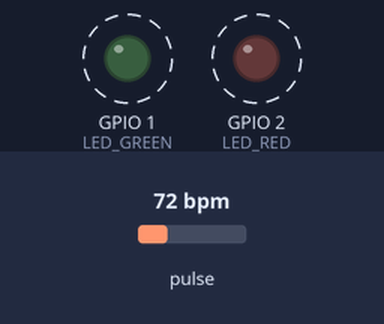
This sketch was run on a simulated ESP32-C3. On the bench: output pins drawn as LEDs (lit = HIGH). Dashed ring = blinking. The test bench sets the inputs (shaded band); at power-on: pulse 72 bpm. What the sketch prints to the serial monitor is not drawn.

Above: at 1.44 s.
1.8 s: pulse set to 100 bpm
At 1.99 s:
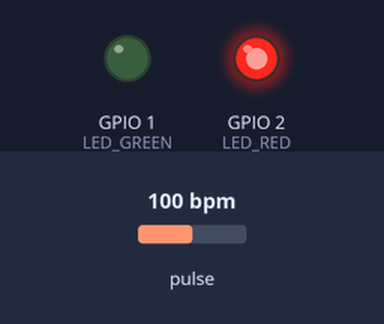
At 4.0 s:
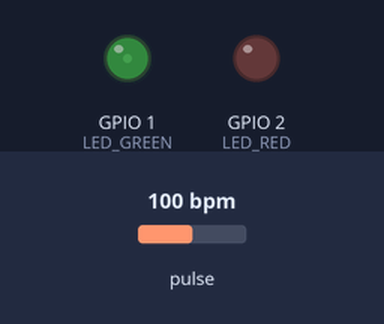
Timing chart, 0 to 26.2 s (numbered marks = the images above; inputs shaded):
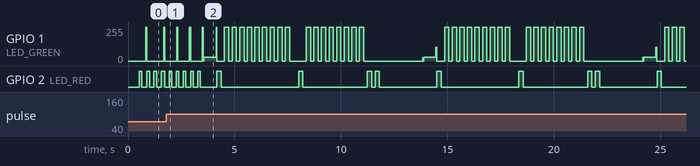

The sketch:

DemoNode.ino
```cpp
/*
 * VetNode Demo — ESP32-C3 Super Mini
 * No LoRa, no RTC, no DS18B20. Just MAX30102 + 2 LEDs.
 *
 * Hardware:
 *   Green LED  → GPIO 1
 *   Red LED    → GPIO 2
 *   MAX30102   → I2C (SDA=8, SCL=9 default C3)
 *
 * Behavior:
 *   Idle:     Packet-send simulation LED pattern
 *   Finger:   Red LED blinks while warming up (10 beats)
 *   Reading:  Measures HR, then displays value via LED protocol:
 *
 * HR Display Protocol (e.g. HR = 72):
 *   [RED x1]         ← START bit
 *   [GREEN x7]       ← tens digit (7)
 *   [RED x1]         ← separator
 *   [GREEN x2]       ← ones digit (2)
 *   [RED x2]         ← STOP bits
 *   ... pause, then repeat or keep measuring ...
 *
 * For HR = 108:
 *   [RED x1] [GREEN x1] [RED x1] [GREEN x0] [RED x1] [GREEN x8] [RED x2]
 *   (hundreds=1, tens=0 → skip green, ones=8)
 */

#include <Wire.h>
#include "MAX30105.h"
#include "heartRate.h"

// ==========================================
// PIN DEFINITIONS
// ==========================================
#define LED_GREEN 1
#define LED_RED   2
#define I2C_SDA   8
#define I2C_SCL   9

// ==========================================
// HR CONFIG
// ==========================================
#define HR_AVG_SIZE       4
#define HR_THRESHOLD      120
#define IR_FINGER_THRESH  50000
#define HR_WARMUP_BEATS   5     // reduced — 5 beats ≈ 4s at 70BPM

// ==========================================
// HR DISPLAY PROTOCOL TIMING (ms)
// ==========================================
#define DISP_BLINK_ON     200   // LED on time per blink
#define DISP_BLINK_OFF    150   // gap between blinks
#define DISP_DIGIT_GAP    400   // extra pause between digit groups
#define DISP_END_PAUSE    2000  // pause after full display before repeat

MAX30105 particleSensor;

// HR calculation
byte   rates[HR_AVG_SIZE];
byte   rateIndex    = 0;
int    beatAvg      = 0;
int    beatCount    = 0;
long   lastBeat     = 0;
bool   fingerPresent = false;
bool   warmedUp      = false;

// Idle pattern state
unsigned long idleTimer = 0;
byte          idleStep  = 0;

// Warmup blink state
unsigned long warmupTimer = 0;
bool          warmupLedOn = false;
#define WARMUP_BLINK_ON   120
#define WARMUP_BLINK_OFF  200

// HR display state machine
enum DispState { DISP_IDLE, DISP_START, DISP_DIGIT, DISP_SEP, DISP_STOP, DISP_DONE };
DispState     dispState     = DISP_IDLE;
unsigned long dispTimer     = 0;
bool          dispLedOn     = false;
byte          dispDigits[3];    // up to 3 digits (hundreds, tens, ones)
byte          dispDigitCount;   // how many digits (2 or 3)
byte          dispCurrentDigit; // which digit we're showing
byte          dispBlinksDone;   // blinks done for current digit
byte          dispStopCount;    // stop bits done
int           dispHR;           // HR value being displayed
bool          displaying   = false;

void setup() {
  Serial.begin(115200);
  delay(500);
  Serial.println("\n[DemoNode] Starting...");
  Serial.printf("[CONF] Green LED=GPIO%d  Red LED=GPIO%d\n", LED_GREEN, LED_RED);
  Serial.printf("[CONF] I2C SDA=GPIO%d  SCL=GPIO%d\n", I2C_SDA, I2C_SCL);
  Serial.printf("[CONF] IR threshold=%d  Warmup beats=%d\n", IR_FINGER_THRESH, HR_WARMUP_BEATS);

  pinMode(LED_GREEN, OUTPUT);
  pinMode(LED_RED, OUTPUT);
  digitalWrite(LED_GREEN, LOW);
  digitalWrite(LED_RED, LOW);

  Wire.begin(I2C_SDA, I2C_SCL);

  if (!particleSensor.begin(Wire, I2C_SPEED_FAST)) {
    Serial.println("[ERROR] MAX30102 not found! Check I2C wiring (SDA/SCL)");
    // Error: alternate BOTH LEDs so it's visually distinct from warmup
    while (1) {
      digitalWrite(LED_RED, HIGH); digitalWrite(LED_GREEN, LOW);  delay(150);
      digitalWrite(LED_RED, LOW);  digitalWrite(LED_GREEN, HIGH); delay(150);
    }
  }
  Serial.println("[OK] MAX30102 ready");

  particleSensor.setup();
  particleSensor.setPulseAmplitudeRed(0x0A);
  particleSensor.setPulseAmplitudeGreen(0);

  memset(rates, 0, sizeof(rates));
  idleTimer = millis();
}

void loop() {
  long irValue = particleSensor.getIR();
  fingerPresent = (irValue > IR_FINGER_THRESH);

  // Debug: print IR every 500ms so you can check threshold
  static unsigned long dbgTimer = 0;
  if (millis() - dbgTimer > 500) {
    Serial.printf("[DBG] IR=%ld  finger=%s  beats=%d\n", irValue, fingerPresent ? "YES" : "NO", beatCount);
    dbgTimer = millis();
  }

  if (fingerPresent) {
    // Seed lastBeat on first detection so first delta is valid
    if (lastBeat == 0) {
      lastBeat = millis();
      Serial.println("[STATE] Finger detected — starting warmup");
    }

    if (!warmedUp && beatCount < HR_WARMUP_BEATS) {
      collectBeat(irValue);
      runWarmupBlink();
    } else if (!displaying) {
      if (!warmedUp) Serial.println("[STATE] Warmup complete — measuring HR");
      warmedUp = true;
      handleHeartRate(irValue);
    } else {
      runHRDisplay();
    }
  } else {
    if (fingerPresent != false && lastBeat != 0) {
      Serial.println("[STATE] Finger removed — resetting");
    }
    resetHR();
    runIdlePattern();
  }
}

// ==========================================
// BEAT COLLECTION (during warmup)
// ==========================================
void collectBeat(long irValue) {
  if (checkForBeat(irValue)) {
    long delta = millis() - lastBeat;
    lastBeat = millis();

    if (delta > 250 && delta < 2500) {
      int bpm = 60000 / delta;
      rates[rateIndex++ % HR_AVG_SIZE] = (byte)bpm;
      beatCount++;

      int sum = 0;
      byte count = min((int)rateIndex, HR_AVG_SIZE);
      for (byte i = 0; i < count; i++) sum += rates[i];
      beatAvg = sum / count;

      Serial.printf("[WARMUP] Beat %d/%d  BPM: %d\n", beatCount, HR_WARMUP_BEATS, bpm);

      // Quick green flash to confirm beat detected
      digitalWrite(LED_GREEN, HIGH);
      delay(50);
      digitalWrite(LED_GREEN, LOW);
    }
  }
}

// ==========================================
// WARMUP BLINK — red LED pulses while collecting
// ==========================================
void runWarmupBlink() {
  unsigned long now = millis();
  digitalWrite(LED_GREEN, LOW);

  if (warmupLedOn) {
    if (now - warmupTimer >= WARMUP_BLINK_ON) {
      digitalWrite(LED_RED, LOW);
      warmupLedOn = false;
      warmupTimer = now;
    }
  } else {
    if (now - warmupTimer >= WARMUP_BLINK_OFF) {
      digitalWrite(LED_RED, HIGH);
      warmupLedOn = true;
      warmupTimer = now;
    }
  }
}

// ==========================================
// HEART RATE MODE (after warmup)
// ==========================================
void handleHeartRate(long irValue) {
  digitalWrite(LED_GREEN, LOW);
  digitalWrite(LED_RED, LOW);

  if (checkForBeat(irValue)) {
    long delta = millis() - lastBeat;
    lastBeat = millis();

    if (delta > 250 && delta < 2500) {
      int bpm = 60000 / delta;
      rates[rateIndex++ % HR_AVG_SIZE] = (byte)bpm;
      beatCount++;

      int sum = 0;
      byte count = min((int)rateIndex, HR_AVG_SIZE);
      for (byte i = 0; i < count; i++) sum += rates[i];
      beatAvg = sum / count;

      // Flash on beat
      if (beatAvg > HR_THRESHOLD) {
        digitalWrite(LED_RED, HIGH);
      } else {
        digitalWrite(LED_GREEN, HIGH);
      }

      Serial.printf("[HR] BPM: %d  Avg: %d\n", bpm, beatAvg);

      delay(60);
      digitalWrite(LED_GREEN, LOW);
      digitalWrite(LED_RED, LOW);

      // After each new beat, display the HR value on LEDs
      startHRDisplay(beatAvg);
    }
  }

  // Soft glow between beats (only if not in display mode)
  if (!displaying && beatAvg > 0) {
    if (beatAvg > HR_THRESHOLD) {
      analogWrite(LED_RED, 30);
      analogWrite(LED_GREEN, 0);
    } else {
      analogWrite(LED_GREEN, 30);
      analogWrite(LED_RED, 0);
    }
  }
}

// ==========================================
// HR LED DISPLAY PROTOCOL
// ==========================================
// Encodes HR digit-by-digit:
//   START:  1x red blink
//   DIGIT:  Nx green blinks (N = digit value, 0 = no blinks)
//   SEP:    1x red blink (between digits)
//   STOP:   2x red blinks
//
// Example HR=72:  RED(1) GREEN(7) RED(1) GREEN(2) RED(2)
// Example HR=108: RED(1) GREEN(1) RED(1) GREEN(0) RED(1) GREEN(8) RED(2)

void startHRDisplay(int hr) {
  if (hr <= 0 || hr > 250) return;

  dispHR = hr;
  displaying = true;

  // Break HR into digits
  if (hr >= 100) {
    dispDigits[0] = hr / 100;
    dispDigits[1] = (hr / 10) % 10;
    dispDigits[2] = hr % 10;
    dispDigitCount = 3;
  } else {
    dispDigits[0] = hr / 10;
    dispDigits[1] = hr % 10;
    dispDigitCount = 2;
  }

  dispCurrentDigit = 0;
  dispBlinksDone = 0;
  dispStopCount = 0;
  dispState = DISP_START;
  dispLedOn = false;
  dispTimer = millis();

  Serial.printf("[DISP] Showing HR=%d as digits: ", hr);
  for (byte i = 0; i < dispDigitCount; i++) Serial.printf("%d ", dispDigits[i]);
  Serial.println();
}

void runHRDisplay() {
  unsigned long now = millis();

  switch (dispState) {

    // ---- START BIT: 1x red blink ----
    case DISP_START:
      if (!dispLedOn) {
        digitalWrite(LED_RED, HIGH);
        digitalWrite(LED_GREEN, LOW);
        dispLedOn = true;
        dispTimer = now;
      }
      if (now - dispTimer >= DISP_BLINK_ON) {
        digitalWrite(LED_RED, LOW);
        dispLedOn = false;
        dispTimer = now;
        dispState = DISP_DIGIT;
        dispBlinksDone = 0;
      }
      break;

    // ---- DIGIT: Nx green blinks ----
    case DISP_DIGIT:
      if (dispCurrentDigit >= dispDigitCount) {
        // All digits done → go to STOP
        dispState = DISP_STOP;
        dispStopCount = 0;
        dispTimer = now;
        break;
      }

      // If digit is 0, skip green blinks, just pause then separator
      if (dispDigits[dispCurrentDigit] == 0) {
        if (now - dispTimer >= DISP_DIGIT_GAP) {
          dispCurrentDigit++;
          dispBlinksDone = 0;
          if (dispCurrentDigit < dispDigitCount) {
            dispState = DISP_SEP;
          }
          dispTimer = now;
        }
        break;
      }

      if (dispBlinksDone >= dispDigits[dispCurrentDigit]) {
        // Digit complete → separator or stop
        dispCurrentDigit++;
        dispBlinksDone = 0;
        if (dispCurrentDigit < dispDigitCount) {
          dispState = DISP_SEP;
          dispTimer = now;
        }
        break;
      }

      // Blink green
      if (!dispLedOn) {
        if (now - dispTimer >= DISP_BLINK_OFF) {
          digitalWrite(LED_GREEN, HIGH);
          digitalWrite(LED_RED, LOW);
          dispLedOn = true;
          dispTimer = now;
        }
      } else {
        if (now - dispTimer >= DISP_BLINK_ON) {
          digitalWrite(LED_GREEN, LOW);
          dispLedOn = false;
          dispBlinksDone++;
          dispTimer = now;
        }
      }
      break;

    // ---- SEPARATOR: 1x red blink ----
    case DISP_SEP:
      if (!dispLedOn) {
        if (now - dispTimer >= DISP_DIGIT_GAP) {
          digitalWrite(LED_RED, HIGH);
          digitalWrite(LED_GREEN, LOW);
          dispLedOn = true;
          dispTimer = now;
        }
      } else {
        if (now - dispTimer >= DISP_BLINK_ON) {
          digitalWrite(LED_RED, LOW);
          dispLedOn = false;
          dispState = DISP_DIGIT;
          dispBlinksDone = 0;
          dispTimer = now;
        }
      }
      break;

    // ---- STOP: 2x red blinks ----
    case DISP_STOP:
      if (dispStopCount >= 2) {
        dispState = DISP_DONE;
        dispTimer = now;
        break;
      }

      if (!dispLedOn) {
        if (now - dispTimer >= DISP_BLINK_OFF) {
          digitalWrite(LED_RED, HIGH);
          digitalWrite(LED_GREEN, LOW);
          dispLedOn = true;
          dispTimer = now;
        }
      } else {
        if (now - dispTimer >= DISP_BLINK_ON) {
          digitalWrite(LED_RED, LOW);
          dispLedOn = false;
          dispStopCount++;
          dispTimer = now;
        }
      }
      break;

    // ---- DONE: pause then back to measuring ----
    case DISP_DONE:
      digitalWrite(LED_GREEN, LOW);
      digitalWrite(LED_RED, LOW);
      if (now - dispTimer >= DISP_END_PAUSE) {
        displaying = false;
        dispState = DISP_IDLE;
      }
      break;

    case DISP_IDLE:
      break;
  }
}

// ==========================================
// IDLE PATTERN — packet-send simulation
// ==========================================
#define PKT_BLINK_ON    80
#define PKT_BLINK_OFF   60
#define PKT_BOTH_ON     120
#define PKT_INTERVAL    2000
#define PKT_STEPS       10

void runIdlePattern() {
  unsigned long now = millis();

  unsigned long wait;
  if (idleStep == PKT_STEPS - 1) {
    wait = PKT_INTERVAL;
  } else if (idleStep % 2 == 0) {
    wait = PKT_BLINK_ON;
  } else {
    wait = PKT_BLINK_OFF;
  }

  if (now - idleTimer < wait) return;
  idleTimer = now;

  switch (idleStep) {
    case 0: digitalWrite(LED_GREEN, HIGH); digitalWrite(LED_RED, LOW);  break;
    case 1: digitalWrite(LED_GREEN, LOW);  digitalWrite(LED_RED, LOW);  break;
    case 2: digitalWrite(LED_GREEN, LOW);  digitalWrite(LED_RED, HIGH); break;
    case 3: digitalWrite(LED_GREEN, LOW);  digitalWrite(LED_RED, LOW);  break;
    case 4: digitalWrite(LED_GREEN, HIGH); digitalWrite(LED_RED, LOW);  break;
    case 5: digitalWrite(LED_GREEN, LOW);  digitalWrite(LED_RED, LOW);  break;
    case 6: digitalWrite(LED_GREEN, LOW);  digitalWrite(LED_RED, HIGH); break;
    case 7: digitalWrite(LED_GREEN, LOW);  digitalWrite(LED_RED, LOW);  break;
    case 8: digitalWrite(LED_GREEN, HIGH); digitalWrite(LED_RED, HIGH); break;
    case 9: digitalWrite(LED_GREEN, LOW);  digitalWrite(LED_RED, LOW);  break;
  }

  idleStep = (idleStep + 1) % PKT_STEPS;
}

// ==========================================
// RESET
// ==========================================
void resetHR() {
  beatAvg   = 0;
  beatCount = 0;
  rateIndex = 0;
  lastBeat  = 0;
  warmedUp  = false;
  displaying = false;
  dispState = DISP_IDLE;
  memset(rates, 0, sizeof(rates));
  warmupTimer = 0;
  warmupLedOn = false;
}
```
